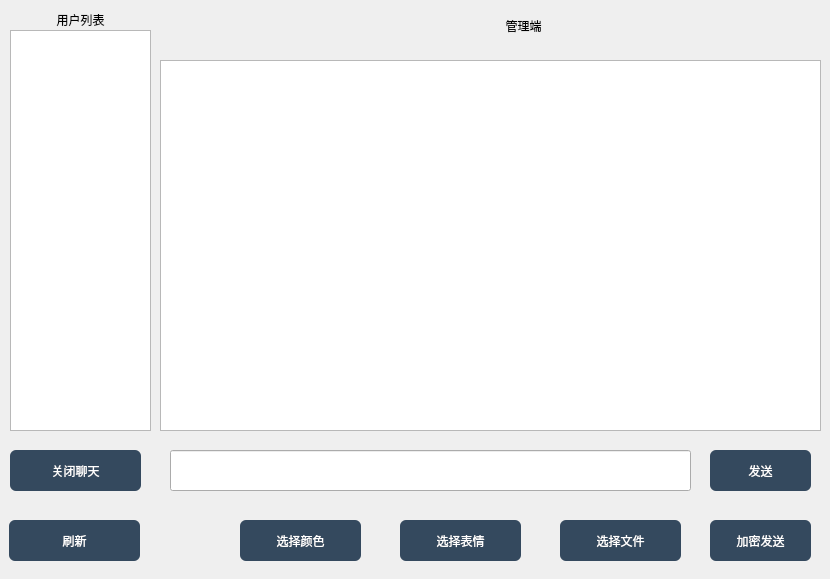
<?xml version="1.0" encoding="UTF-8"?>
<ui version="4.0">
 <class>Dialog</class>
 <widget class="QDialog" name="Dialog">
  <property name="geometry">
   <rect>
    <x>0</x>
    <y>0</y>
    <width>830</width>
    <height>579</height>
   </rect>
  </property>
  <property name="windowTitle">
   <string>Dialog</string>
  </property>
  <widget class="QTextEdit" name="userlist">
   <property name="geometry">
    <rect>
     <x>10</x>
     <y>30</y>
     <width>141</width>
     <height>401</height>
    </rect>
   </property>
  </widget>
  <widget class="QPushButton" name="btn_close">
   <property name="geometry">
    <rect>
     <x>10</x>
     <y>450</y>
     <width>131</width>
     <height>41</height>
    </rect>
   </property>
   <property name="styleSheet">
    <string notr="true">QPushButton{ border-radius: 6;color: white;background-color: #34495e;}
QPushButton:pressed{ border-radius: 6;color: white;background-color: #517382;}</string>
   </property>
   <property name="text">
    <string>关闭聊天</string>
   </property>
  </widget>
  <widget class="QLabel" name="label_2">
   <property name="geometry">
    <rect>
     <x>10</x>
     <y>10</y>
     <width>141</width>
     <height>20</height>
    </rect>
   </property>
   <property name="text">
    <string>用户列表</string>
   </property>
   <property name="alignment">
    <set>Qt::AlignCenter</set>
   </property>
  </widget>
  <widget class="QTextEdit" name="textEdit">
   <property name="geometry">
    <rect>
     <x>160</x>
     <y>60</y>
     <width>661</width>
     <height>371</height>
    </rect>
   </property>
  </widget>
  <widget class="QPushButton" name="pushButton">
   <property name="geometry">
    <rect>
     <x>710</x>
     <y>450</y>
     <width>101</width>
     <height>41</height>
    </rect>
   </property>
   <property name="styleSheet">
    <string notr="true">QPushButton{ border-radius: 6;color: white;background-color: #34495e;}
QPushButton:pressed{ border-radius: 6;color: white;background-color: #517382;}</string>
   </property>
   <property name="text">
    <string>发送</string>
   </property>
  </widget>
  <widget class="QLineEdit" name="lineEdit">
   <property name="geometry">
    <rect>
     <x>170</x>
     <y>450</y>
     <width>521</width>
     <height>41</height>
    </rect>
   </property>
  </widget>
  <widget class="QPushButton" name="pushButton_2">
   <property name="geometry">
    <rect>
     <x>9</x>
     <y>520</y>
     <width>131</width>
     <height>41</height>
    </rect>
   </property>
   <property name="styleSheet">
    <string notr="true">QPushButton{ border-radius: 6;color: white;background-color: #34495e;}
QPushButton:pressed{ border-radius: 6;color: white;background-color: #517382;}</string>
   </property>
   <property name="text">
    <string>刷新</string>
   </property>
  </widget>
  <widget class="QPushButton" name="pushButton_3">
   <property name="geometry">
    <rect>
     <x>710</x>
     <y>520</y>
     <width>101</width>
     <height>41</height>
    </rect>
   </property>
   <property name="styleSheet">
    <string notr="true">QPushButton{ border-radius: 6;color: white;background-color: #34495e;}
QPushButton:pressed{ border-radius: 6;color: white;background-color: #517382;}</string>
   </property>
   <property name="text">
    <string>加密发送</string>
   </property>
  </widget>
  <widget class="QPushButton" name="pushButton_4">
   <property name="geometry">
    <rect>
     <x>560</x>
     <y>520</y>
     <width>121</width>
     <height>41</height>
    </rect>
   </property>
   <property name="styleSheet">
    <string notr="true">QPushButton{ border-radius: 6;color: white;background-color: #34495e;}
QPushButton:pressed{ border-radius: 6;color: white;background-color: #517382;}</string>
   </property>
   <property name="text">
    <string>选择文件</string>
   </property>
  </widget>
  <widget class="QPushButton" name="pushButton_5">
   <property name="geometry">
    <rect>
     <x>400</x>
     <y>520</y>
     <width>121</width>
     <height>41</height>
    </rect>
   </property>
   <property name="styleSheet">
    <string notr="true">QPushButton{ border-radius: 6;color: white;background-color: #34495e;}
QPushButton:pressed{ border-radius: 6;color: white;background-color: #517382;}</string>
   </property>
   <property name="text">
    <string>选择表情</string>
   </property>
  </widget>
  <widget class="QLabel" name="label">
   <property name="geometry">
    <rect>
     <x>163</x>
     <y>5</y>
     <width>721</width>
     <height>41</height>
    </rect>
   </property>
   <property name="styleSheet">
    <string notr="true">#label{color: #34495e;font-size: 26px;}&lt;/string&gt;</string>
   </property>
   <property name="text">
    <string>管理端</string>
   </property>
   <property name="alignment">
    <set>Qt::AlignCenter</set>
   </property>
  </widget>
  <widget class="QPushButton" name="pushButton_6">
   <property name="geometry">
    <rect>
     <x>240</x>
     <y>520</y>
     <width>121</width>
     <height>41</height>
    </rect>
   </property>
   <property name="styleSheet">
    <string notr="true">QPushButton{ border-radius: 6;color: white;background-color: #34495e;}
QPushButton:pressed{ border-radius: 6;color: white;background-color: #517382;}</string>
   </property>
   <property name="text">
    <string>选择颜色</string>
   </property>
  </widget>
 </widget>
 <resources/>
 <connections/>
</ui>
